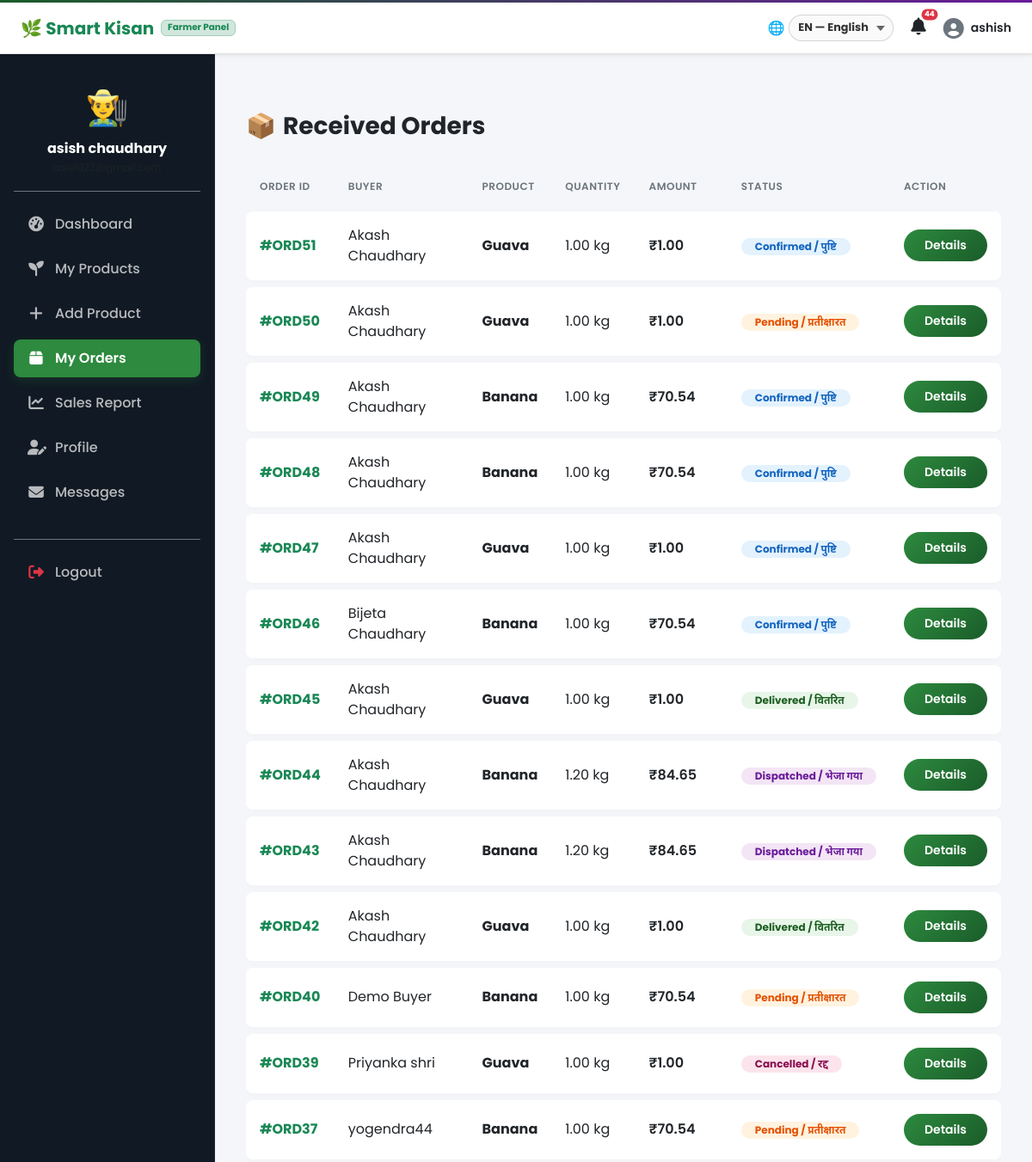
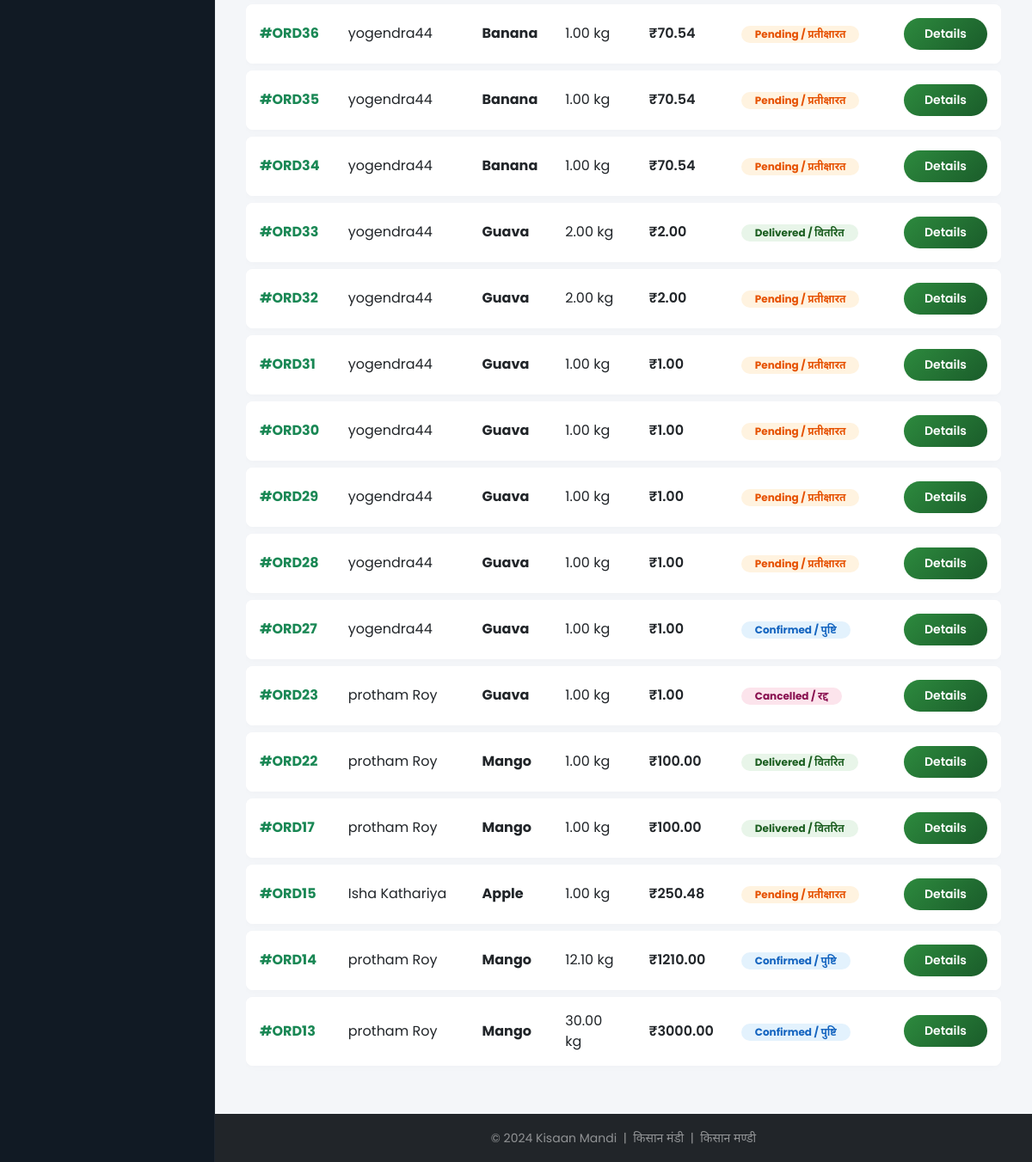
The app's page /orders/my/ (signed in) with its own data (2 pictures, top to bottom).
### accounts/models.py (models this page shows, shortened)
class CustomUser(AbstractUser):
    ROLE_CHOICES = [
        ('farmer', 'Farmer / किसान'),
        ('buyer', 'Buyer / खरीदार'),
        ('admin', 'Admin / प्रशासक'),
    ]
    role = models.CharField(max_length=10, choices=ROLE_CHOICES, default='buyer')
    phone = models.CharField(max_length=15, blank=True)
    address = models.TextField(blank=True)
    state = models.CharField(max_length=100, blank=True)
    district = models.CharField(max_length=100, blank=True)
    profile_pic = models.ImageField(upload_to='profiles/', blank=True, null=True)
    is_verified = models.BooleanField(default=False)
    created_at = models.DateTimeField(auto_now_add=True)
    @property
    def is_farmer(self):
        return self.role == 'farmer'

### orders/models.py (models this page shows, shortened)
class Order(models.Model):
    STATUS_CHOICES = [
        ('pending', 'Pending / प्रतीक्षारत'),
        ('confirmed', 'Confirmed / पुष्टि'),
        ('dispatched', 'Dispatched / भेजा गया'),
        ('delivered', 'Delivered / वितरित'),
        ('cancelled', 'Cancelled / रद्द'),
    ]
    PAYMENT_CHOICES = [
        ('cod', 'Cash on Delivery'),
        ('online', 'Online Payment'),
        ('upi', 'UPI'),
    ]
    PAYMENT_STATUS_CHOICES = [
        ('pending', 'Pending / प्रतीक्षारत'),
        ('paid', 'Paid / भुगतान हो गया'),
        ('failed', 'Failed / विफल'),
    ]
    buyer = models.ForeignKey(CustomUser, on_delete=models.CASCADE, related_name='orders')
    product = models.ForeignKey(Product, on_delete=models.CASCADE)
    quantity = models.DecimalField(max_digits=10, decimal_places=2)
    total_price = models.DecimalField(max_digits=12, decimal_places=2)
    status = models.CharField(max_length=20, choices=STATUS_CHOICES, default='pending')
    payment_method = models.CharField(max_length=20, choices=PAYMENT_CHOICES, default='cod')
    payment_status = models.CharField(max_length=20, choices=PAYMENT_STATUS_CHOICES, default='pending')
    razorpay_order_id = models.CharField(max_length=100, blank=True, null=True)
    razorpay_payment_id = models.CharField(max_length=100, blank=True, null=True)
    razorpay_signature = models.CharField(max_length=200, blank=True, null=True)
    delivery_address = models.TextField()
    notes = models.TextField(blank=True)
    created_at = models.DateTimeField(auto_now_add=True)
    updated_at = models.DateTimeField(auto_now=True)

### marketplace/models.py (models this page shows, shortened)
class Product(models.Model):
    UNIT_CHOICES = [('kg', 'KG'), ('quintal', 'Quintal'), ('ton', 'Ton'), ('dozen', 'Dozen'), ('piece', 'Piece')]
    STATUS_CHOICES = [('active', 'Active'), ('sold', 'Sold'), ('inactive', 'Inactive')]
    farmer = models.ForeignKey(CustomUser, on_delete=models.CASCADE, related_name='products')
    category = models.ForeignKey(Category, on_delete=models.SET_NULL, null=True)
    name = models.CharField(max_length=200)
    name_hi = models.CharField(max_length=200, blank=True)
    name_ne = models.CharField(max_length=200, blank=True)
    description = models.TextField(blank=True)
    price_per_unit = models.DecimalField(max_digits=10, decimal_places=2)
    unit = models.CharField(max_length=20, choices=UNIT_CHOICES, default='kg')
    quantity_available = models.DecimalField(max_digits=10, decimal_places=2)
    image = models.ImageField(upload_to='products/', blank=True, null=True)
    location = models.CharField(max_length=200, blank=True)
    state = models.CharField(max_length=100, blank=True)
    status = models.CharField(max_length=10, choices=STATUS_CHOICES, default='active')
    is_organic = models.BooleanField(default=False)
    created_at = models.DateTimeField(auto_now_add=True)
    updated_at = models.DateTimeField(auto_now=True)

### orders/views.py (the view)
# urls.py: path('my/', views.my_orders, name='my_orders'),
@login_required
def my_orders(request):
    status_filter = request.GET.get('status')
    if request.user.is_farmer:
        orders = Order.objects.filter(product__farmer=request.user).select_related('buyer', 'product')
    else:
        orders = Order.objects.filter(buyer=request.user).select_related('product')
    if status_filter:
        if status_filter in ['pending', 'confirmed', 'dispatched', 'delivered', 'cancelled']:
            orders = orders.filter(status=status_filter)
    orders = orders.order_by('-created_at')
    return render(request, 'orders/my_orders.html', {
        'orders': orders,
        'current_filter': status_filter,
        'base_template': 'base_farmer.html' if request.user.is_farmer else 'base.html',
        'active_tab': 'orders'
    })

### templates/orders/my_orders.html (shortened to what this page needs)
{% extends base_template|default:"base.html" %}
{% block content %}
<div class="container py-4">
    <h3 class="fw-bold mb-4 d-flex align-items-center gap-2 flex-wrap">
        <span>📦</span>
        <span>
            {% if user.is_farmer %}
                {% if selected_lang == 'hi' %}प्राप्त ऑर्डर{% elif selected_lang == 'ne' %}प्राप्त अर्डर{% else %}Received Orders{% endif %}
            {% else %}
                {% if selected_lang == 'hi' %}मेरे ऑर्डर{% elif selected_lang == 'ne' %}मेरो अर्डर{% else %}My Orders{% endif %}
            {% endif %}
        </span>
    </h3>
    {% if orders %}
        {% if user.is_farmer %}
        <div class="table-responsive">
            <table class="table premium-table align-middle m-0" style="width: 100%;">
                <thead>
                    <tr>
                        <th>Order ID</th>
                        <th>Buyer</th>
                        <th>Product</th>
                        <th>Quantity</th>
                        <th>Amount</th>
                        <th>Status</th>
                        <th>Action</th>
                    </tr>
                </thead>
                <tbody>
                    {% for order in orders %}
                    <tr>
                        <td><a href="{% url 'order_detail' order.id %}" class="fw-bold text-success text-decoration-none">#ORD{{ order.id }}</a></td>
                        <td>{{ order.buyer.get_full_name|default:order.buyer.username }}</td>
                        <td>
                            <strong>
                                {% if selected_lang == 'hi' and order.product.name_hi %}{{ order.product.name_hi }}
                                {% elif selected_lang == 'ne' and order.product.name_ne %}{{ order.product.name_ne }}
                                {% else %}{{ order.product.name }}{% endif %}
                            </strong>
                        </td>
                        <td>{{ order.quantity }} {{ order.product.unit }}</td>
                        <td class="fw-semibold">₹{{ order.total_price }}</td>
                        <td>
                            <span class="badge status-{{ order.status }} rounded-pill px-3 py-1">
                                {{ order.get_status_display }}
                            </span>
                        </td>
                        <td>
                            <a href="{% url 'order_detail' order.id %}" class="btn btn-sm btn-kisaan rounded-pill">
                                {% if selected_lang == 'hi' %}विवरण{% elif selected_lang == 'ne' %}विवरण{% else %}Details{% endif %}
                            </a>
                        </td>
                    </tr>
                    {% endfor %}
                </tbody>
            </table>
        </div>
        {% endif %}
    {% endif %}
</div>
{% endblock %}

### templates/base_farmer.html (shortened to what this page needs)
<!DOCTYPE html>
<html lang="en">
<head>
    <link href="https://cdn.jsdelivr.net/npm/bootstrap@5.3.0/dist/css/bootstrap.min.css" rel="stylesheet">
    <link href="https://cdnjs.cloudflare.com/ajax/libs/font-awesome/6.4.0/css/all.min.css" rel="stylesheet">
</head>
<body>
    <div class="farmer-topbar d-flex justify-content-between align-items-center px-3 px-lg-4 shadow-sm">
        <div class="d-flex align-items-center gap-2">
            <a class="navbar-brand text-success d-flex align-items-center gap-2 m-0" href="{% url 'home' %}" style="text-decoration: none;">
                <span style="font-weight: 700; font-size: 1.25rem;">🌿 Smart Kisan</span>
                <span class="badge bg-success-subtle text-success border border-success-subtle d-none d-sm-inline-block" style="font-size:0.65rem;">
                    {% if selected_lang == 'hi' %}किसान पैनल{% elif selected_lang == 'ne' %}किसान प्यानल{% else %}Farmer Panel{% endif %}
                </span>
            </a>
        </div>
        <div class="d-flex align-items-center gap-3">
            <div class="lang-select-wrap">
                <span class="globe-icon">🌐</span>
                <select class="lang-select" onchange="changeLang(this)">
                    <option value="en" {% if selected_lang == 'en' %}selected{% endif %}>EN — English</option>
                </select>
            </div>
            <div class="dropdown">
                <a class="position-relative text-dark text-decoration-none p-1" href="#" id="farmerNotif" role="button" data-bs-toggle="dropdown">
                    <i class="fas fa-bell fs-5"></i>
                    {% if unread_notifications_count > 0 %}
                    <span class="position-absolute top-0 start-100 translate-middle badge rounded-pill bg-danger" style="font-size: 0.55rem; padding: 0.25em 0.4em;">
                        {{ unread_notifications_count }}
                    </span>
                    {% endif %}
                </a>
            </div>
            <div class="dropdown">
                <a class="d-flex align-items-center gap-2 text-dark text-decoration-none" href="#" data-bs-toggle="dropdown">
                    {% if user.profile_pic %}
                    <img src="{{ user.profile_pic.url }}" class="rounded-circle border" width="32" height="32" style="object-fit:cover;">
                    {% else %}
                    <i class="fas fa-user-circle fs-4 text-secondary"></i>
                    {% endif %}
                    <span class="d-none d-md-inline small fw-semibold">{{ user.username }}</span>
                </a>
            </div>
        </div>
    </div>
    <div class="farmer-sidebar d-flex flex-column p-3 text-white" id="farmerSidebar">
        <div class="text-center py-3 border-bottom border-secondary mb-3">
            {% if user.profile_pic %}
            <img src="{{ user.profile_pic.url }}" class="rounded-circle mb-2 border border-2 border-success" width="60" height="60" style="object-fit:cover;">
            {% else %}
            <div class="fs-1 mb-2">👨‍🌾</div>
            {% endif %}
            <h6 class="mb-0 text-white fw-bold">{{ user.get_full_name|default:user.username }}</h6>
            <small class="text-muted" style="font-size:0.75rem;">{{ user.email }}</small>
        </div>
        <ul class="nav nav-pills flex-column mb-auto gap-1">
            <li class="nav-item">
                <a href="{% url 'dashboard' %}" class="nav-link {% if active_tab == 'dashboard' %}active{% endif %}">
                    <i class="fas fa-tachometer-alt"></i>
                    <span>{% if selected_lang == 'hi' %}डैशबोर्ड{% elif selected_lang == 'ne' %}ड्यासबोर्ड{% else %}Dashboard{% endif %}</span>
                </a>
            </li>
            <li class="nav-item">
                <a href="{% url 'my_products' %}" class="nav-link {% if active_tab == 'products' %}active{% endif %}">
                    <i class="fas fa-seedling"></i>
                    <span>{% if selected_lang == 'hi' %}मेरे उत्पाद{% elif selected_lang == 'ne' %}मेरो उत्पादन{% else %}My Products{% endif %}</span>
                </a>
            </li>
            <li class="nav-item">
                <a href="{% url 'add_product' %}" class="nav-link {% if active_tab == 'add_product' %}active{% endif %}">
                    <i class="fas fa-plus"></i>
                    <span>{% if selected_lang == 'hi' %}उत्पाद जोड़ें{% elif selected_lang == 'ne' %}उत्पादन थप्नुस्{% else %}Add Product{% endif %}</span>
                </a>
            </li>
            <li class="nav-item">
                <a href="{% url 'my_orders' %}" class="nav-link {% if active_tab == 'orders' %}active{% endif %}">
                    <i class="fas fa-box"></i>
                    <span>{% if selected_lang == 'hi' %}मेरे ऑर्डर{% elif selected_lang == 'ne' %}मेरो अर्डर{% else %}My Orders{% endif %}</span>
                </a>
            </li>
            <li class="nav-item">
                <a href="{% url 'sales_report' %}" class="nav-link {% if active_tab == 'sales' %}active{% endif %}">
                    <i class="fas fa-chart-line"></i>
                    <span>{% if selected_lang == 'hi' %}बिक्री रिपोर्ट{% elif selected_lang == 'ne' %}बिक्री रिपोर्ट{% else %}Sales Report{% endif %}</span>
                </a>
            </li>
            <li class="nav-item">
                <a href="{% url 'profile' %}" class="nav-link {% if active_tab == 'profile' %}active{% endif %}">
                    <i class="fas fa-user-edit"></i>
                    <span>{% if selected_lang == 'hi' %}प्रोफाइल{% elif selected_lang == 'ne' %}प्रोफाइल{% else %}Profile{% endif %}</span>
                </a>
            </li>
            <li class="nav-item">
                <a href="{% url 'notifications_list' %}" class="nav-link {% if active_tab == 'messages' %}active{% endif %}">
                    <i class="fas fa-envelope"></i>
                    <span>{% if selected_lang == 'hi' %}संदेश / सूचनाएं{% elif selected_lang == 'ne' %}सन्देश / सूचनाहरू{% else %}Messages{% endif %}</span>
                </a>
            </li>
            <li class="nav-item mt-4 pt-3 border-top border-secondary">
                <a href="{% url 'logout' %}" class="nav-link text-danger">
                    <i class="fas fa-sign-out-alt text-danger"></i>
                    <span>Logout</span>
                </a>
            </li>
        </ul>
    </div>
    <div class="farmer-main-content">
        {% block content %}{% endblock %}
    </div>
    <footer class="farmer-footer bg-dark text-white-50 py-3 mt-auto text-center">
        <small>© 2024 Kisaan Mandi &nbsp;|&nbsp; किसान मंडी &nbsp;|&nbsp; किसान मण्डी</small>
    </footer>
</body>
</html>

### records on screen
CustomUser: username "ashish", get_full_name "asish chaudhary"
Order: id "51", buyer.get_full_name "Akash Chaudhary", product.name "Guava", quantity "1.00", product.unit "kg", total_price "1.00", status "Confirmed / पुष्टि"
Order: id "50", buyer.get_full_name "Akash Chaudhary", product.name "Guava", quantity "1.00", product.unit "kg", total_price "1.00", status "Pending / प्रतीक्षारत"
Order: id "49", buyer.get_full_name "Akash Chaudhary", product.name "Banana", quantity "1.00", product.unit "kg", total_price "70.54", status "Confirmed / पुष्टि"
Order: id "48", buyer.get_full_name "Akash Chaudhary", product.name "Banana", quantity "1.00", product.unit "kg", total_price "70.54", status "Confirmed / पुष्टि"
Order: id "47", buyer.get_full_name "Akash Chaudhary", product.name "Guava", quantity "1.00", product.unit "kg", total_price "1.00", status "Confirmed / पुष्टि"
Order: id "46", buyer.get_full_name "Bijeta Chaudhary", product.name "Banana", quantity "1.00", product.unit "kg", total_price "70.54", status "Confirmed / पुष्टि"
Order: id "45", buyer.get_full_name "Akash Chaudhary", product.name "Guava", quantity "1.00", product.unit "kg", total_price "1.00", status "Delivered / वितरित"
Order: id "44", buyer.get_full_name "Akash Chaudhary", product.name "Banana", quantity "1.20", product.unit "kg", total_price "84.65", status "Dispatched / भेजा गया"
Order: id "43", buyer.get_full_name "Akash Chaudhary", product.name "Banana", quantity "1.20", product.unit "kg", total_price "84.65", status "Dispatched / भेजा गया"
Order: id "42", buyer.get_full_name "Akash Chaudhary", product.name "Guava", quantity "1.00", product.unit "kg", total_price "1.00", status "Delivered / वितरित"
Order: id "40", buyer.get_full_name "Demo Buyer", product.name "Banana", quantity "1.00", product.unit "kg", total_price "70.54", status "Pending / प्रतीक्षारत"
Order: id "39", buyer.get_full_name "Priyanka shri", product.name "Guava", quantity "1.00", product.unit "kg", total_price "1.00", status "Cancelled / रद्द"
Order: id "37", buyer.get_full_name "yogendra44", product.name "Banana", quantity "1.00", product.unit "kg", total_price "70.54", status "Pending / प्रतीक्षारत"
Order: id "36", buyer.get_full_name "yogendra44", product.name "Banana", quantity "1.00", product.unit "kg", total_price "70.54", status "Pending / प्रतीक्षारत"
Order: id "35", buyer.get_full_name "yogendra44", product.name "Banana", quantity "1.00", product.unit "kg", total_price "70.54", status "Pending / प्रतीक्षारत"
Order: id "34", buyer.get_full_name "yogendra44", product.name "Banana", quantity "1.00", product.unit "kg", total_price "70.54", status "Pending / प्रतीक्षारत"
Order: id "33", buyer.get_full_name "yogendra44", product.name "Guava", quantity "2.00", product.unit "kg", total_price "2.00", status "Delivered / वितरित"
Order: id "32", buyer.get_full_name "yogendra44", product.name "Guava", quantity "2.00", product.unit "kg", total_price "2.00", status "Pending / प्रतीक्षारत"
Order: id "31", buyer.get_full_name "yogendra44", product.name "Guava", quantity "1.00", product.unit "kg", total_price "1.00", status "Pending / प्रतीक्षारत"
Order: id "30", buyer.get_full_name "yogendra44", product.name "Guava", quantity "1.00", product.unit "kg", total_price "1.00", status "Pending / प्रतीक्षारत"
Order: id "29", buyer.get_full_name "yogendra44", product.name "Guava", quantity "1.00", product.unit "kg", total_price "1.00", status "Pending / प्रतीक्षारत"
Order: id "28", buyer.get_full_name "yogendra44", product.name "Guava", quantity "1.00", product.unit "kg", total_price "1.00", status "Pending / प्रतीक्षारत"
Order: id "27", buyer.get_full_name "yogendra44", product.name "Guava", quantity "1.00", product.unit "kg", total_price "1.00", status "Confirmed / पुष्टि"
Order: id "23", buyer.get_full_name "protham Roy", product.name "Guava", quantity "1.00", product.unit "kg", total_price "1.00", status "Cancelled / रद्द"
Order: id "22", buyer.get_full_name "protham Roy", product.name "Mango", quantity "1.00", product.unit "kg", total_price "100.00", status "Delivered / वितरित"
Order: id "17", buyer.get_full_name "protham Roy", product.name "Mango", quantity "1.00", product.unit "kg", total_price "100.00", status "Delivered / वितरित"
Order: id "15", buyer.get_full_name "Isha Kathariya", product.name "Apple", quantity "1.00", product.unit "kg", total_price "250.48", status "Pending / प्रतीक्षारत"
Order: id "14", buyer.get_full_name "protham Roy", product.name "Mango", quantity "12.10", product.unit "kg", total_price "1210.00", status "Confirmed / पुष्टि"
Order: id "13", buyer.get_full_name "protham Roy", product.name "Mango", quantity "30.00", product.unit "kg", total_price "3000.00", status "Confirmed / पुष्टि"

### other values on screen
{{ unread_notifications_count }} "44"
